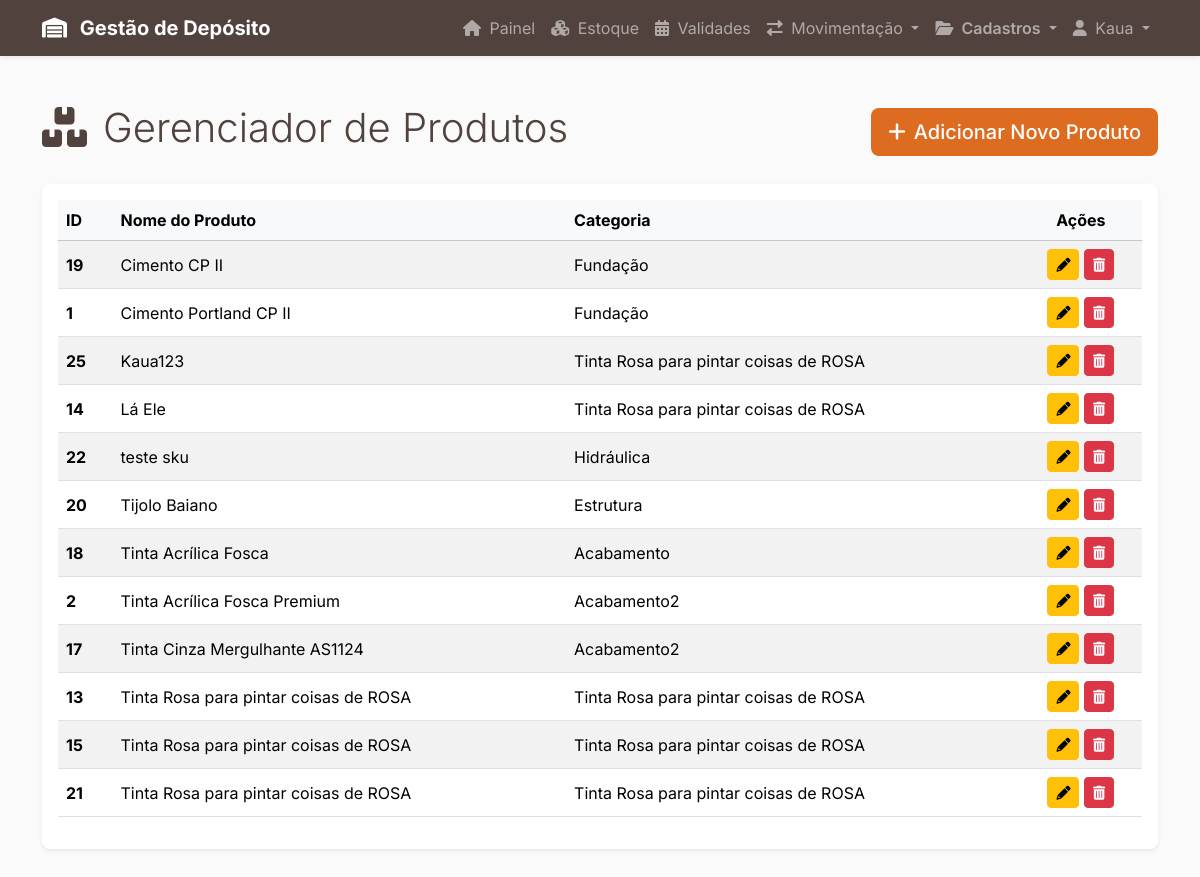
Page /produto/index.php (signed in) on the committed database.
### tables this page shows
CREATE TABLE `produtos` (
  `id` int(11) NOT NULL,
  `id_categoria` int(11) NOT NULL,
  `nome` varchar(255) NOT NULL COMMENT 'Nome base do produto (Ex: Tinta Acrílica Standard)',
  `descricao` text DEFAULT NULL
);

CREATE TABLE `categorias` (
  `id` int(11) NOT NULL,
  `nome` varchar(100) NOT NULL COMMENT 'Ex: Acabamento, Estrutura, Hidráulica'
);

### src/products.php (called while the page is built, shortened)
<?php
function listarProdutos() {
    $conn = getDBConnection();
    $sql = "SELECT p.*, c.nome AS categoria_nome
            FROM Produtos p
            JOIN Categorias c ON p.id_categoria = c.id
            ORDER BY p.nome ASC";
    $resultado = mysqli_query($conn, $sql);
    $produtos = [];
    while ($linha = mysqli_fetch_assoc($resultado)) {
        $produtos[] = $linha;
    }
    return $produtos;
}
?>

### public/produto/index.php (the view, shortened to what this page needs)
<?php
include '../../templates/header.php';
require_once '../../src/products.php';
$lista_de_produtos = listarProdutos();
?>
<div class="container my-5">
    <div class="d-flex justify-content-between align-items-center mb-4">
        <h1 class="display-6 text-marrom-escuro">
            <i class="fas fa-boxes me-3"></i>Gerenciador de Produtos
        </h1>
        <a href="novo.php" class="btn btn-lg fw-medium" style="background-color: #DD6B20; color: white;">
            <i class="fas fa-plus me-2"></i>Adicionar Novo Produto
        </a>
    </div>
    <div class="card shadow-sm border-0 rounded-3">
        <div class="card-body">
            <table class="table table-striped table-hover align-middle">
                <thead class="table-light">
                    <tr>
                        <th scope="col">ID</th>
                        <th scope="col">Nome do Produto</th>
                        <th scope="col">Categoria</th>
                        <th scope="col" class="text-center">Ações</th>
                    </tr>
                </thead>
                <tbody>
                    <?php foreach ($lista_de_produtos as $produto): ?>
                    <tr>
                        <th scope="row"><?php echo $produto['id']; ?></th>
                        <td><?php echo htmlspecialchars($produto['nome']); ?></td>
                        <td><?php echo htmlspecialchars($produto['categoria_nome']); ?></td>
                        <td class="text-center">
                            <a href="editar.php?id=<?php echo $produto['id']; ?>"
                               class="btn btn-sm btn-warning" title="Editar">
                                <i class="fas fa-pencil-alt"></i>
                            </a>
                            <a href="excluir.php?id=<?php echo $produto['id']; ?>"
                               class="btn btn-sm btn-danger" title="Excluir">
                                <i class="fas fa-trash-alt"></i>
                            </a>
                        </td>
                    </tr>
                    <?php endforeach; ?>
                </tbody>
            </table>
        </div>
    </div>
</div>
<?php
include '../../templates/footer.php';
?>

### templates/header.php (style rules this page uses)
body { font-family: 'Inter', sans-serif; background-color: #FAFAFA; }
.text-marrom-escuro { color: #51423D; }

### rows in the picture
produtos: id "19", nome "Cimento CP II", id_categoria.nome "Fundação"
produtos: id "1", nome "Cimento Portland CP II", id_categoria.nome "Fundação"
produtos: id "25", nome "Kaua123", id_categoria.nome "Tinta Rosa para pintar coisas de ROSA"
produtos: id "14", nome "Lá Ele", id_categoria.nome "Tinta Rosa para pintar coisas de ROSA"
produtos: id "22", nome "teste sku", id_categoria.nome "Hidráulica"
produtos: id "20", nome "Tijolo Baiano", id_categoria.nome "Estrutura"
produtos: id "18", nome "Tinta Acrílica Fosca", id_categoria.nome "Acabamento"
produtos: id "2", nome "Tinta Acrílica Fosca Premium", id_categoria.nome "Acabamento2"
produtos: id "17", nome "Tinta Cinza Mergulhante AS1124", id_categoria.nome "Acabamento2"
produtos: id "13", nome "Tinta Rosa para pintar coisas de ROSA", id_categoria.nome "Tinta Rosa para pintar coisas de ROSA"
produtos: id "15", nome "Tinta Rosa para pintar coisas de ROSA", id_categoria.nome "Tinta Rosa para pintar coisas de ROSA"
produtos: id "21", nome "Tinta Rosa para pintar coisas de ROSA", id_categoria.nome "Tinta Rosa para pintar coisas de ROSA"

### other values in the picture
$_SESSION['user_name'] "Kaua"
